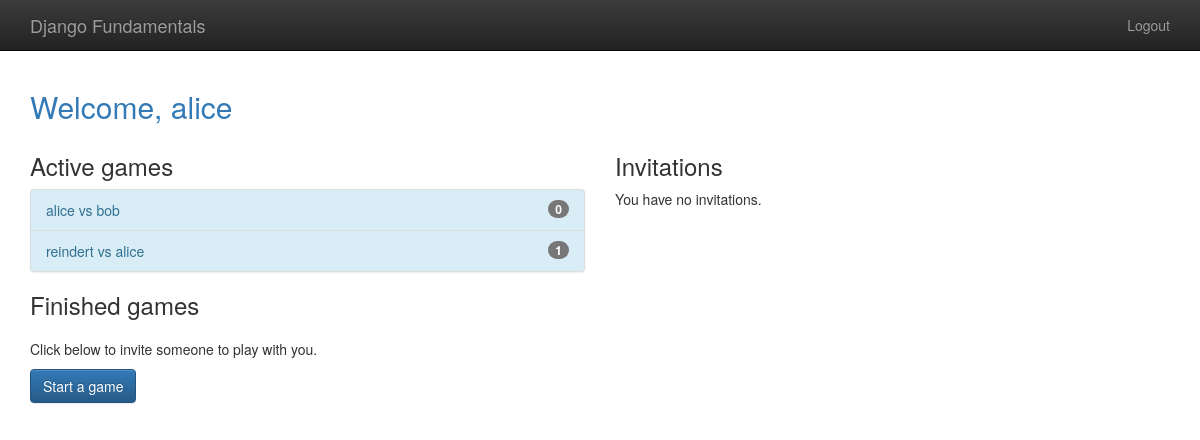
Page /player/home (signed in) on the earlier database version.
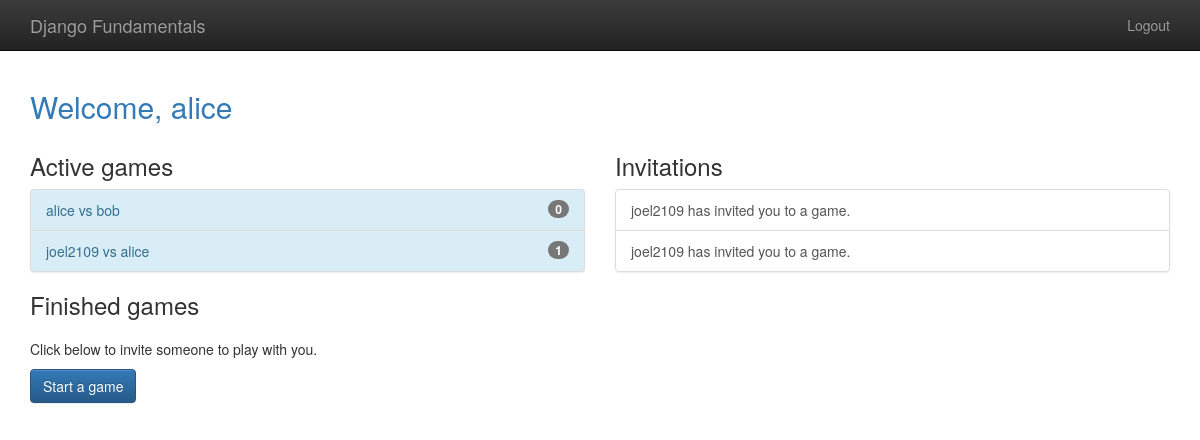
Same page on the later database version.
### gameplay/models.py (models this page shows, shortened)
class Game(models.Model):
    first_player = models.ForeignKey(User, on_delete=models.CASCADE, related_name="games_first_player")
    second_player = models.ForeignKey(User, on_delete=models.CASCADE, related_name="games_second_player")
    start_time = models.DateTimeField(auto_now_add=True)
    last_time = models.DateTimeField(auto_now=True)
    status = models.CharField(max_length=1, default='F', choices=GAME_STATUS_CHOICES)
    objects = GamesQuerySet.as_manager()
    def get_absolute_url(self):
        return reverse('gameplay_detail', args=[self.id])
    def __str__(self):
        return "{0} vs {1}".format(self.first_player, self.second_player)

### player/models.py (models this page shows)
class Invitation(models.Model):
    from_user = models.ForeignKey(User, on_delete=models.CASCADE, related_name="invitations_sent")
    to_user = models.ForeignKey(User,
                                related_name="invitations_received",
                                verbose_name="User to invite",
                                help_text="Please select the user you want to play with.",
                                on_delete=models.CASCADE)
    message = models.CharField(
        max_length=300, blank=True,
        verbose_name="Optional Message",
        help_text="It's always nice to add a friendly message!")
    timestamp = models.DateTimeField(auto_now_add=True)

### player/views.py (the view)
# urls.py: path('home', home, name="player_home"),
@login_required
def home(request):
    my_games = Game.objects.games_for_user(request.user)
    active_games = my_games.active()
    finished_games = my_games.difference(active_games)
    invitations = request.user.invitations_received.all()
    return render(request, "player/home.html", {'active_games': active_games,
                                                'finished_games': finished_games,
                                                'invitations': invitations})

### gameplay/models.py (called while the page is built)
    def games_for_user(self, user):
        return self.filter(
            Q(first_player=user) | Q(second_player=user)
        )

    def active(self):
        return self.filter(
            Q(status='F') | Q(status='S')
        )

### templates/player/home.html (shortened to what this page needs)
{% extends "base.html" %}
{% block content %}
    <h2 class="text-primary">Welcome, {{ user.username }}</h2>
    <div class="row">
        <div class="col-md-6">
            <h3>Active games</h3>
            {% include "player/game_list_snippet.html" with games_list=active_games %}
            <h3>Finished games</h3>
            <p>Click below to invite someone to play with you.</p>
            <p>
                <a class="btn btn-primary" href="{% url 'player_new_invitation' %}">Start a game</a>
            </p>
        </div>
        <div class="col-md-6">
            <h3>Invitations</h3>
            {% if invitations %}
                <div class="list-group">
                    {% for inv in invitations %}
                        <a class="list-group-item" href="{% url 'player_accept_invitation' id=inv.id %}">
                            {{ inv.from_user.username }} has invited you to a game.
                        </a>
                    {% endfor %}
                </div>
            {% else %}
                <p>You have no invitations.</p>
            {% endif %}
        </div>
    </div>
{% endblock %}

### templates/base.html (shortened to what this page needs)
{% load staticfiles %}
<!doctype html>
<html class="no-js" lang="">
    <head>
        {% block styling %}
            <link rel="stylesheet" href="{% static 'css/bootstrap.min.css' %}">
            <link rel="stylesheet" href="{% static 'css/bootstrap-theme.min.css' %}">
            <link rel="stylesheet" href="{% static 'css/main.css' %}">
        {% endblock styling %}
        <link rel="stylesheet" href="{% static 'css/bootstrap.min.css' %}">
        <link rel="stylesheet" href="{% static 'css/bootstrap-theme.min.css' %}">
        <link rel="stylesheet" href="{% static 'css/main.css' %}">
    </head>
    <body>
    <nav class="navbar navbar-inverse navbar-fixed-top" role="navigation">
      <div class="container">
        <div class="navbar-header">
          <a class="navbar-brand" href="/">Django Fundamentals</a>
        </div>
        <ul class="nav navbar-nav navbar-right">
            {% if user.is_authenticated %}
                <li><a href="{% url 'player_logout' %}">Logout</a></li>
            {% else %}
                <li><a href="{% url 'player_login' %}">Login</a></li>
            {% endif %}
        </ul>
      </div>
    </nav>
    <div class="container">
        {% block content %}
        {% endblock %}
    </div>
    </body>
</html>

### templates/player/game_list_snippet.html (shortened to what this page needs)
{% if games_list %}
    <div class="list-group bg-info">
        {% for game in games_list %}
            <a class="list-group-item list-group-item-info" href="{{ game.get_absolute_url }}">
                {{ game }}
                <span class="badge">{{ game.move_set.count }}</span>
            </a>
        {% endfor %}
    </div>
{% endif %}

### templates/base.html (style rules this page uses)
body { padding-top: 70px; padding-bottom: 20px; }

Differences in the rows shown:
changed through a linked row, Game id 1: first_player+second_player "reindert vs alice" → "joel2109 vs alice"
added Invitation: from_user.username "joel2109"
added Invitation: from_user.username "joel2109"
Other differences:
text no longer shown: "You have no invitations."
